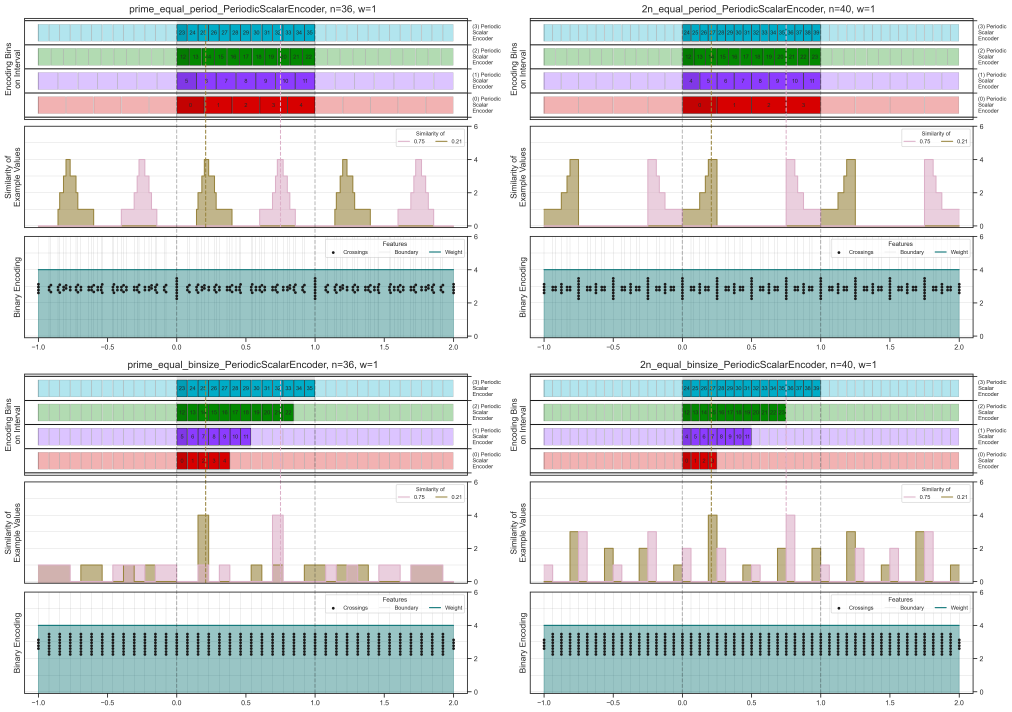
#> input picture figures/examples/periodic_scalar_encoder_examples/v2/Features_PeriodicScalar_w1.png, 6068 x 4268 px (shown at 1/6 size); its folder holds 4 pictures in this run
$ python resize_images.py
#> lines starting #> are read from the running program, lines starting #| are printed output that depends on the picture
from PIL import Image
import os


source_dir = "figures/examples/periodic_scalar_encoder_examples/v2"
target_dir = "figures/examples/periodic_scalar_encoder_examples/v3"


source_list = os.listdir(source_dir)

for filename in source_list:
    if filename.endswith(".png"):

        print(source_dir + "/" + filename)
        print(target_dir + "/" + filename)

        with Image.open(source_dir + "/" + filename) as im:

#> im is the input picture: PIL image 6068x4268 RGBA; mean R, G, B, A 211.8, 218, 218.9, 255
            (width, height) = (im.width // 4, im.height // 4)
#> width = 1517; height = 1067
            im_resized = im.resize((width, height))
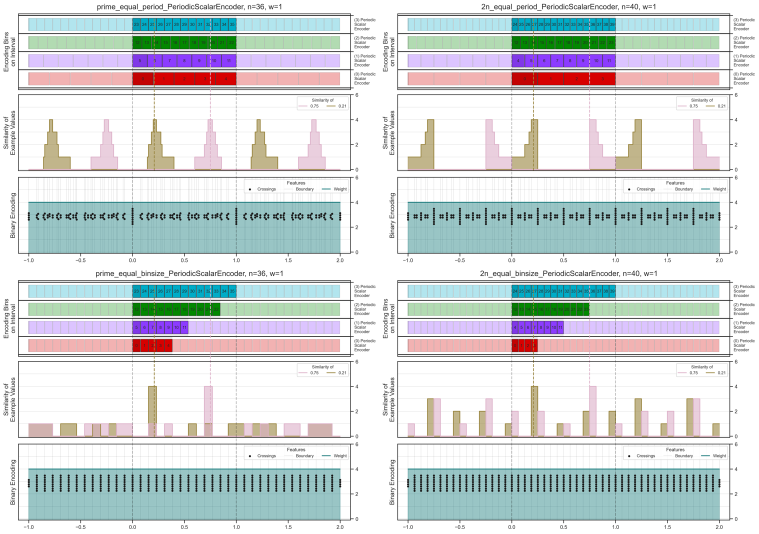
#> im_resized: PIL image 1517x1067 RGBA (shown at 1/2 size); mean R, G, B, A 211.5, 217.7, 218.5, 255

            im_resized.save(target_dir + "/" + filename)
#> pass 2 of the loop `for filename in source_list:`:
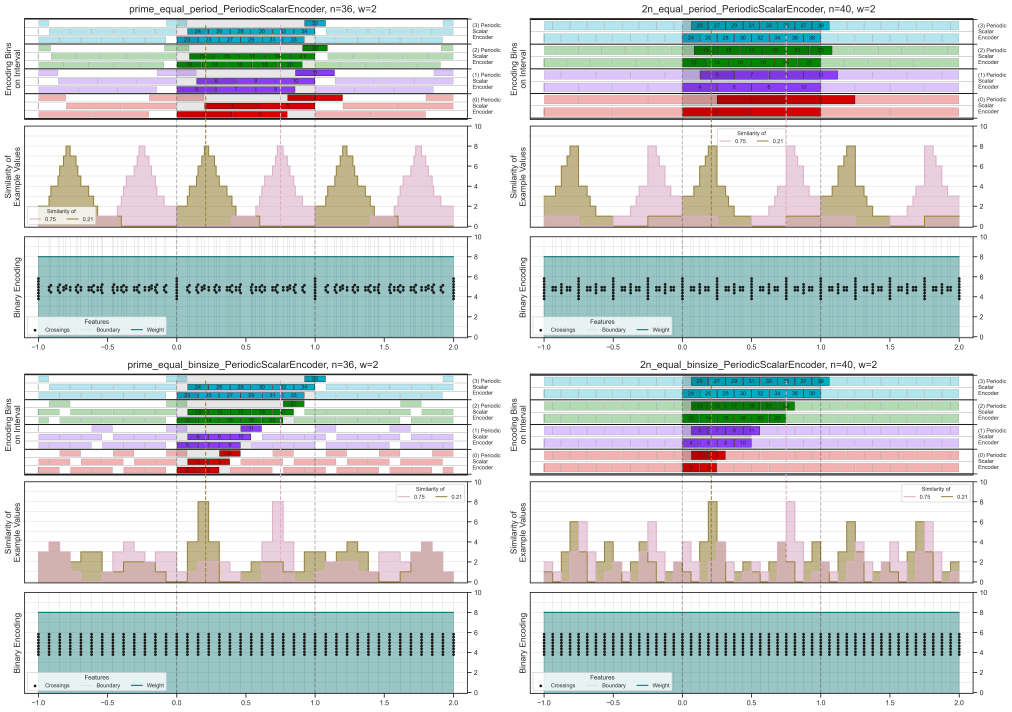
#> input picture figures/examples/periodic_scalar_encoder_examples/v2/Features_PeriodicScalar_w2.png, 6068 x 4268 px (shown at 1/6 size)
#> im is the input picture: PIL image 6068x4268 RGBA; mean R, G, B, A 208.5, 214.5, 214.8, 255
#> `im_resized = im.resize((width, height))`:
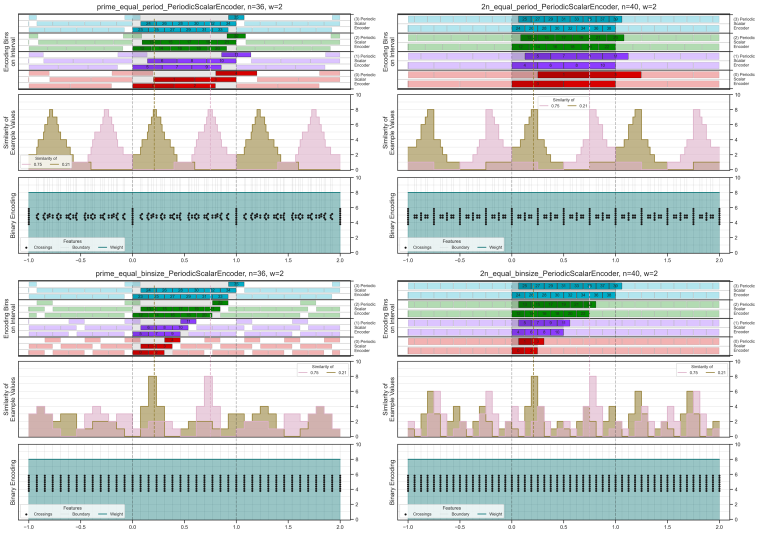
#> im_resized: PIL image 1517x1067 RGBA (shown at 1/2 size); mean R, G, B, A 208.2, 214.3, 214.5, 255
#> pass 3 of the loop `for filename in source_list:`:
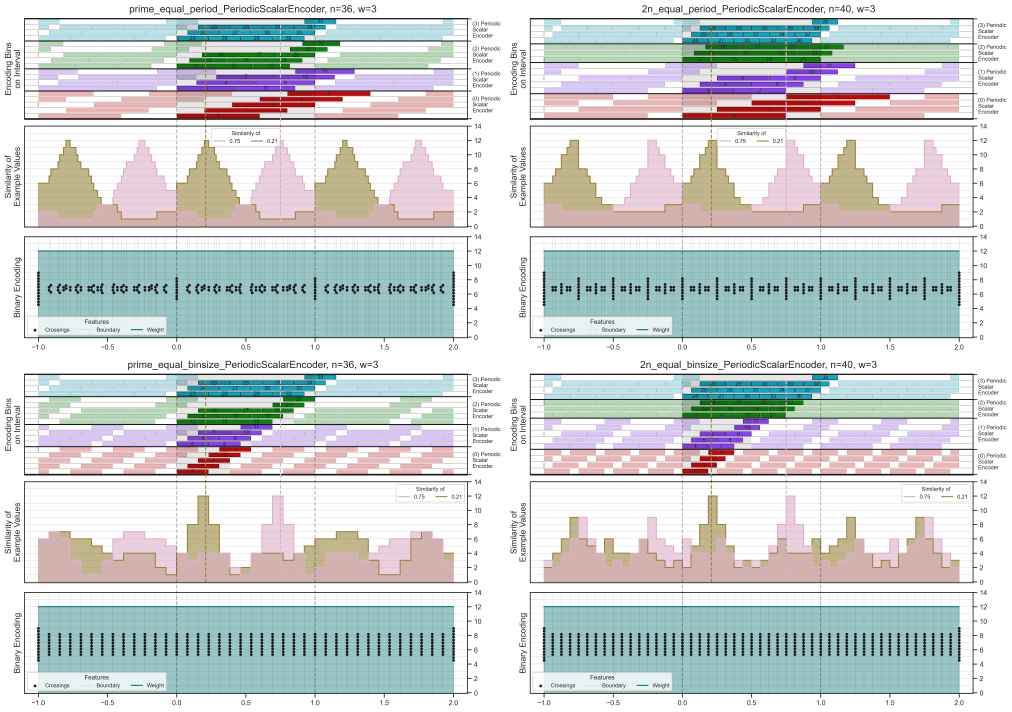
#> input picture figures/examples/periodic_scalar_encoder_examples/v2/Features_PeriodicScalar_w3.png, 6068 x 4268 px (shown at 1/6 size)
#> im is the input picture: PIL image 6068x4268 RGBA; mean R, G, B, A 206.1, 211.7, 211.6, 255
#> `im_resized = im.resize((width, height))`:
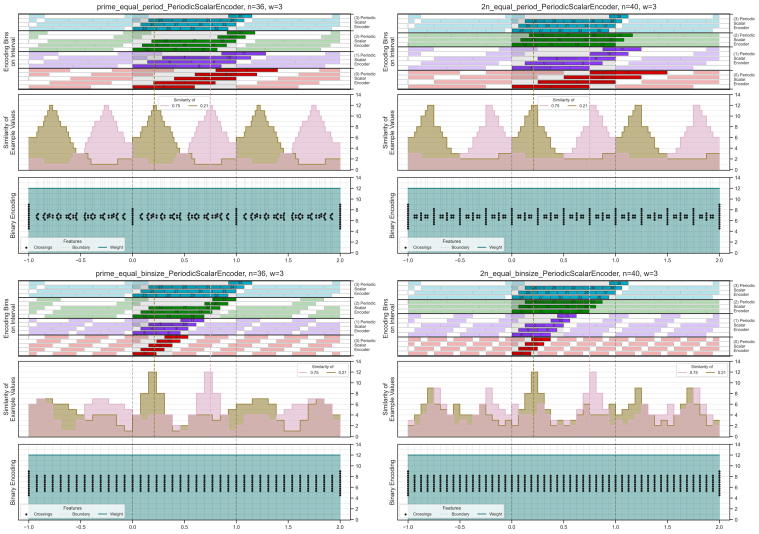
#> im_resized: PIL image 1517x1067 RGBA (shown at 1/2 size); mean R, G, B, A 205.8, 211.5, 211.4, 255
#> the loop made 4 passes; the first 3 are shown
